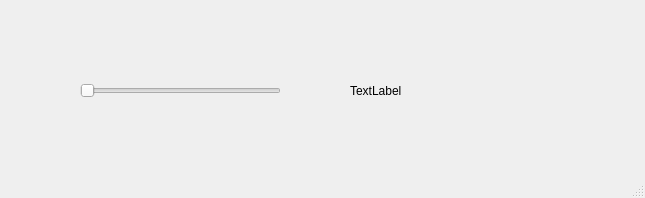
<?xml version="1.0" encoding="UTF-8"?>
<ui version="4.0">
 <class>MainWindow</class>
 <widget class="QMainWindow" name="MainWindow">
  <property name="geometry">
   <rect>
    <x>0</x>
    <y>0</y>
    <width>645</width>
    <height>198</height>
   </rect>
  </property>
  <property name="windowTitle">
   <string>MainWindow</string>
  </property>
  <widget class="QWidget" name="centralwidget">
   <widget class="QSlider" name="horizontalSlider">
    <property name="geometry">
     <rect>
      <x>80</x>
      <y>70</y>
      <width>201</width>
      <height>41</height>
     </rect>
    </property>
    <property name="orientation">
     <enum>Qt::Horizontal</enum>
    </property>
   </widget>
   <widget class="QLabel" name="label">
    <property name="geometry">
     <rect>
      <x>350</x>
      <y>70</y>
      <width>171</width>
      <height>41</height>
     </rect>
    </property>
    <property name="text">
     <string>TextLabel</string>
    </property>
   </widget>
  </widget>
  <widget class="QMenuBar" name="menubar">
   <property name="geometry">
    <rect>
     <x>0</x>
     <y>0</y>
     <width>645</width>
     <height>22</height>
    </rect>
   </property>
  </widget>
  <widget class="QStatusBar" name="statusbar"/>
 </widget>
 <resources/>
 <connections/>
</ui>
